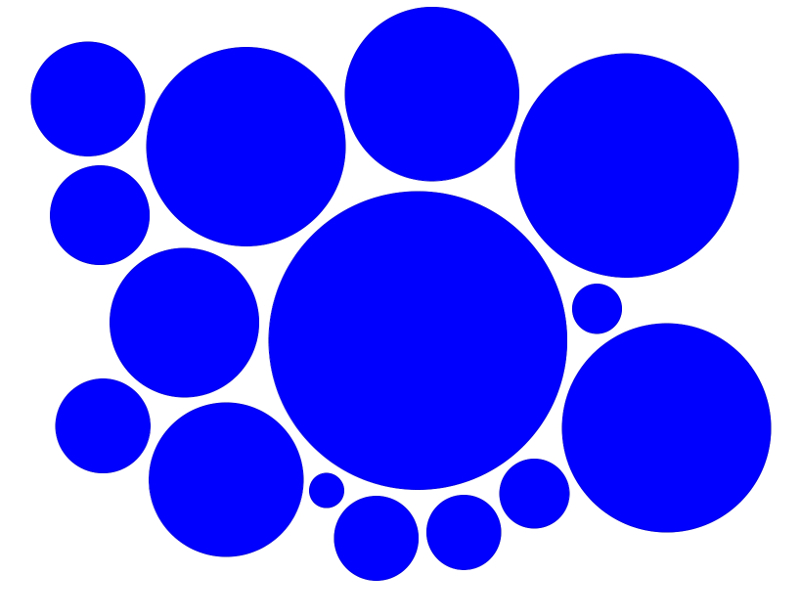
//> input picture Traitement/similar-circles.jpg, 800 x 597 px
$ ./Etiquettage   (built with g++ and OpenCV 4)
//> lines starting //> are read from the running program, lines starting //| are printed output that depends on the picture; after the words box and inside, x2 and y2 are one past the last pixel; in counts of white or black regions, pixels touching at a corner belong together
#include <opencv2/opencv.hpp>
#include "opencv2/imgproc/imgproc.hpp"
#include <stdlib.h>
#include <highgui.h>
#include <stdio.h>
#include <vector>
#include <math.h>

using namespace std;
using namespace cv;

void fusion (int i, int j, Mat& imEnd, int etiq, bool& fus);

void test(int x,int y, Mat& imEnd,int etiq, bool& fus){

	if( x>=0 && y<imEnd.cols && y>=0 && imEnd.at<uchar>(x,y)>etiq && imEnd.at<uchar>(x,y)!=0){
			fus = true;
			fusion(x,y,imEnd,etiq,fus);
	}
}

void fusion (int i, int j, Mat& imEnd, int etiq,bool& fus){
	imEnd.at<uchar>(i,j) = etiq;
	int y= j-1;
	int x = i;
	test(x,y,imEnd,etiq,fus);
	y= j-1;
	x = i-1;
	test(x,y,imEnd,etiq,fus);
	y= j;
	x = i-1;
	test(x,y,imEnd,etiq,fus);
	y= j+1;
	x = i-1;
	test(x,y,imEnd,etiq,fus);

}

void nombreEtiquette ( Mat imEnd, int& etiq, int& n, int i, int j){

	if(j-1>=0 && imEnd.at<uchar>(i,j-1)> 0){etiq = imEnd.at<uchar>(i,j-1); n++;}
	if(j-1>=0 && i-1>=0 && imEnd.at<uchar>(i-1,j-1)> 0){;
		n++;
		if(imEnd.at<uchar>(i-1,j-1)< etiq){ etiq = imEnd.at<uchar>(i-1,j-1);}
	}
	if(i-1>=0 && imEnd.at<uchar>(i-1,j)> 0){
		n++;
		if(imEnd.at<uchar>(i-1,j)< etiq) {etiq = imEnd.at<uchar>(i-1,j);}

	}
	if(j+1<imEnd.cols && i-1>=0 && imEnd.at<uchar>(i-1,j+1)> 0){
		n++;
		if(imEnd.at<uchar>(i-1,j+1)< etiq){etiq = imEnd.at<uchar>(i-1,j+1);}

	}

}

void normalisation(Mat& im){
	for (int i = 0; i < im.rows; ++i)
	{
		for (int j = 0; j <im.cols ; ++j)
		{
			if(im.at<uchar>(i,j) > 128) im.at<uchar>(i,j) = 0;
			else im.at<uchar>(i,j) = 255;
		}
	}

}

int main(int argc, char *argv[])
{

	Mat img;
	img = imread("similar-circles.jpg", 0);
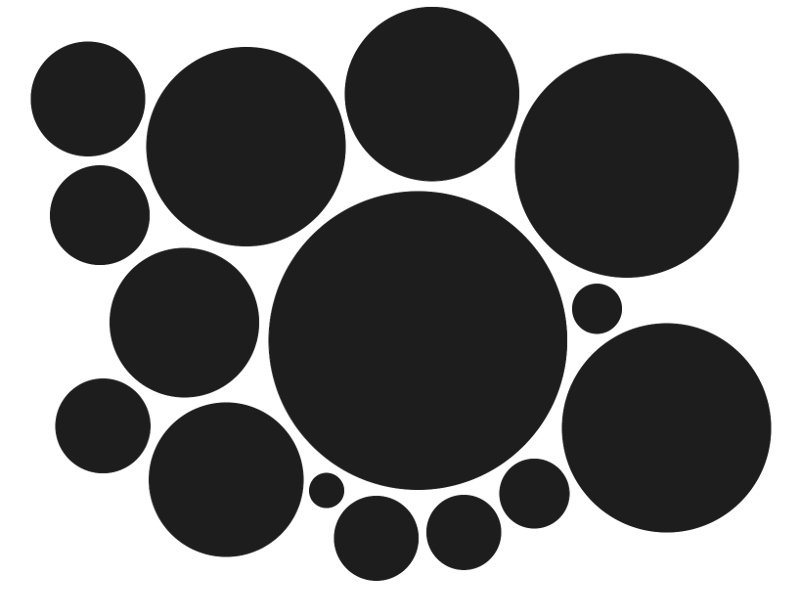
//> img: 597 rows x 800 cols, CV_8UC1; min 25, max 255, mean 123.5
	if (!img.data){
		printf("No image Data");
		return -1;
	}
	// on normalise l'image pour avoir une image que en noir et blanc (0 ou 255)
	normalisation(img);
//> after the loop in normalisation, `for (int i = 0; i < im.rows; ++i)`:
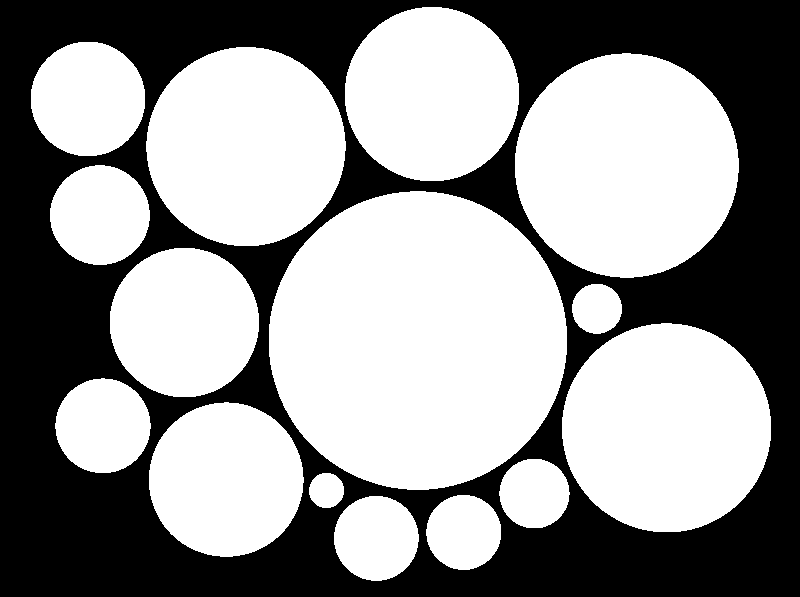
//> im: 597 rows x 800 cols, CV_8UC1; 58.1% white; 1 black region, box (x1, y1, x2, y2) and area: (0, 0, 800, 597) 200199
	// on initialise notre première étiquette
	int etiquette = 0;
	// on initialise notre image de fin
	Mat imEnd = Mat(img.rows,img.cols,CV_8UC1);
	for (int i = 0; i < img.rows; ++i)
	{
		for (int j = 0; j <img.cols ; ++j)
		{
			imEnd.at<uchar>(i,j) = 0;
		}
	}
//> imEnd: 597 rows x 800 cols, CV_8UC1; every value is 0

	// on va parcourir chaque pixel de notre image
	for (int i = 0; i < img.rows; ++i)
	{
		for (int j = 0; j < img.cols; ++j)
		{

			if (img.at<uchar>(i,j) >= 128){//si le pixel est blanc, donc qu'il est au premier plan (pas le fond)
				int etiq=1000; // etiquette provisoire
				int n = 0;// nombre d'étiquette dejà existante autour de notre pixel
				nombreEtiquette(imEnd,etiq,n,i,j);// nous renvoie le nombre d'étiquette deja présente autour de notre pixel dans n
				// et aussi l'étiquette la plus petite dans etiq s'il y a eu plusieur etiquette
				if(n == 0){// s'il n y a pas eu d'étiquette
					etiquette++; // on crée une nouvelle étiquette
					imEnd.at<uchar>(i,j)=(etiquette*10)%255;// on colorie notre pixel par rapport à l'étiquette
					if (imEnd.at<uchar>(i,j)==0) imEnd.at<uchar>(i,j)++;// si par hasard l'étiquette tombe sur 0, on incrémente pour ne pas confondre avec le fond qui est à 0 aussi
				}
				else if (n==1){//si il n y a eu qu'une étiquette à cotès de n otre pixel
					imEnd.at<uchar>(i,j) = etiq;// on colorie notre pixel
				}else{// s'il y a eu plusieur étiquette
					bool fus = false;
					fusion(i,j,imEnd,etiq,fus);// on fusionne les étiquette
					if(fus) etiquette--;// et si on a fusionner on décrémente le nombre d'étiquette car cela veut dire qu'une étiquette à disparu
				}

			}

		}
	}
//> this loop made 597 passes
//> etiquette on passes 1 to 3: 0, 0, 0
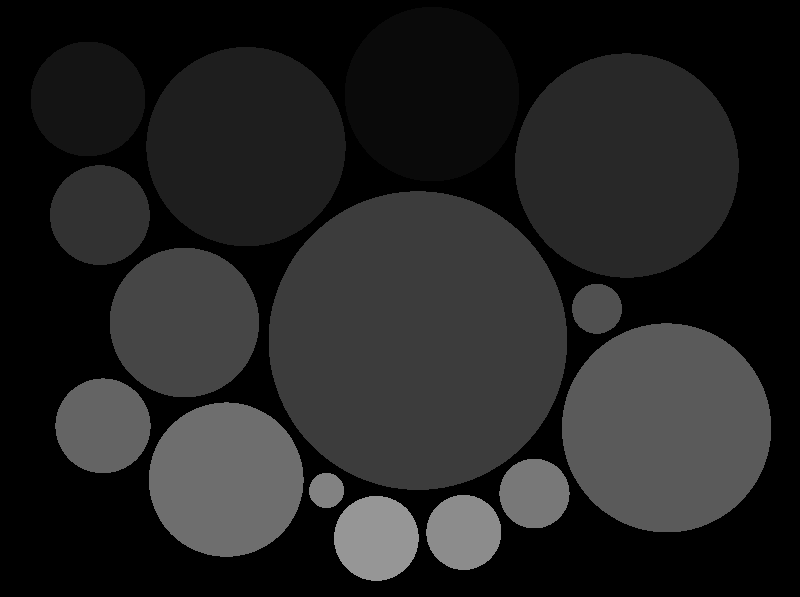
//> imEnd: 597 rows x 800 cols, CV_8UC1; min 0, max 150, mean 35.3
//> after the loop, etiquette = 15
	cout << "Nombre d'étiquette : " << etiquette << endl;
//| Nombre d'étiquette : 15

	imshow("cercles",img); // affichage de l'image en noir et blanc

	imshow("Etiquettage",imEnd); // affichage de notre etiquettage de l'image

	waitKey(0);
	return 0;
}
